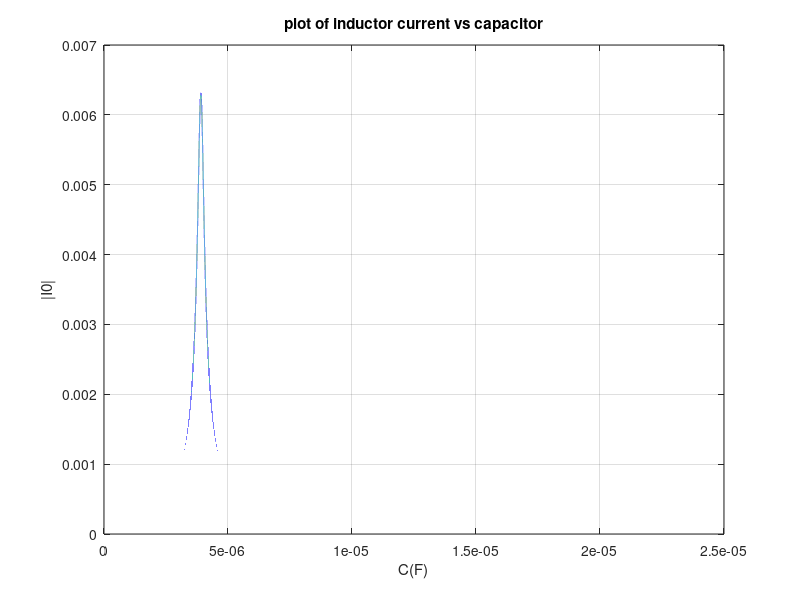

This figure's MATLAB source:
clc;
%circuit parameters
V=1; %signal voltage
W=16000; %angural frequency
C=linspace(2e-6,2e-5,1e6); %capacitor value form to
R1=4800; %series resister
R2=540; %parallel resister
L=1e-3; %inductor
XL=j*W*L;
XC=1./(j*W*C);
Z=1./(1/R2+1/XL+1./XC); %parallel impedancet
VL=V*Z./(R1+Z); %voltage across inductor by voltage division rule
I0=VL./XL; %inductor current
plot(C,abs(I0));
title('plot of inductor current vs capacitor');
xlabel('C(F)');ylabel('|I0|');grid on